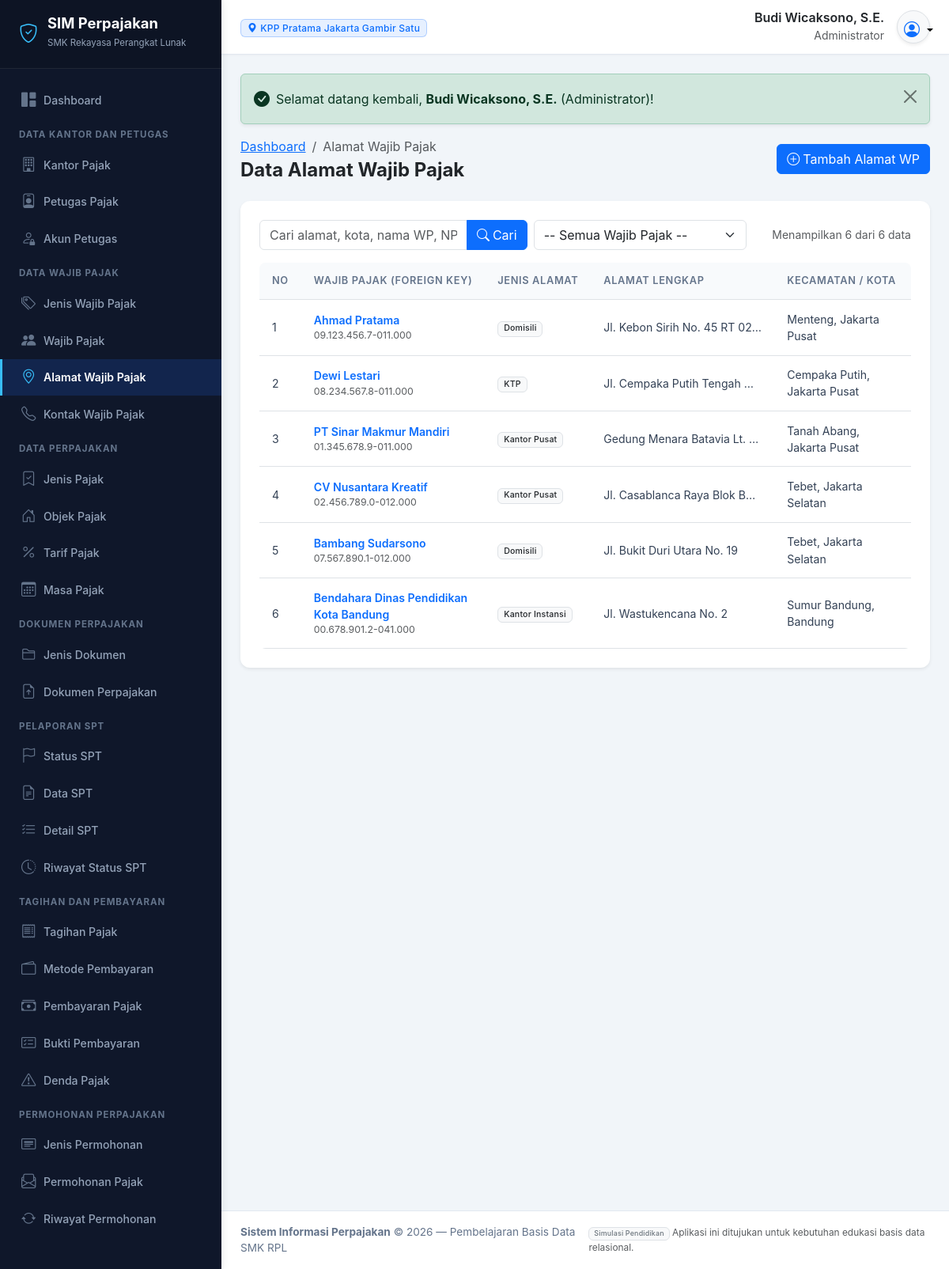
Page /modules/alamat_wajib_pajak/index.php (signed in) on the committed database.
### tables this page shows
CREATE TABLE `akun_petugas` (
  `id_akun` INT AUTO_INCREMENT PRIMARY KEY,
  `id_petugas` INT NOT NULL UNIQUE,
  `nama_pengguna` VARCHAR(50) NOT NULL UNIQUE,
  `kata_sandi` VARCHAR(255) NOT NULL,
  `peran` VARCHAR(50) NOT NULL,
  `status_akun` ENUM('Aktif', 'Nonaktif') DEFAULT 'Aktif',
  `terakhir_masuk` DATETIME NULL,
  `created_at` TIMESTAMP DEFAULT CURRENT_TIMESTAMP,
  CONSTRAINT `fk_akun_petugas` FOREIGN KEY (`id_petugas`) 
    REFERENCES `petugas_pajak` (`id_petugas`) ON UPDATE CASCADE ON DELETE CASCADE
);

CREATE TABLE `kantor_pajak` (
  `id_kantor` INT AUTO_INCREMENT PRIMARY KEY,
  `kode_kantor` VARCHAR(20) NOT NULL UNIQUE,
  `nama_kantor` VARCHAR(150) NOT NULL,
  `alamat` TEXT NOT NULL,
  `kota` VARCHAR(100) NOT NULL,
  `nomor_telepon` VARCHAR(30) NOT NULL,
  `email` VARCHAR(100) NOT NULL,
  `created_at` TIMESTAMP DEFAULT CURRENT_TIMESTAMP
);

CREATE TABLE `petugas_pajak` (
  `id_petugas` INT AUTO_INCREMENT PRIMARY KEY,
  `id_kantor` INT NOT NULL,
  `nama_petugas` VARCHAR(150) NOT NULL,
  `nomor_identitas` VARCHAR(50) NOT NULL UNIQUE,
  `jabatan` VARCHAR(100) NOT NULL,
  `nomor_telepon` VARCHAR(30) NOT NULL,
  `email` VARCHAR(100) NOT NULL,
  `status` ENUM('Aktif', 'Nonaktif') DEFAULT 'Aktif',
  `created_at` TIMESTAMP DEFAULT CURRENT_TIMESTAMP,
  CONSTRAINT `fk_petugas_kantor` FOREIGN KEY (`id_kantor`) 
    REFERENCES `kantor_pajak` (`id_kantor`) ON UPDATE CASCADE ON DELETE RESTRICT
);

CREATE TABLE `alamat_wajib_pajak` (
  `id_alamat` INT AUTO_INCREMENT PRIMARY KEY,
  `id_wajib_pajak` INT NOT NULL,
  `alamat_lengkap` TEXT NOT NULL,
  `provinsi` VARCHAR(100) NOT NULL,
  `kota` VARCHAR(100) NOT NULL,
  `kecamatan` VARCHAR(100) NOT NULL,
  `kode_pos` VARCHAR(10) NOT NULL,
  `jenis_alamat` VARCHAR(50) NOT NULL,
  CONSTRAINT `fk_alamat_wp` FOREIGN KEY (`id_wajib_pajak`) 
    REFERENCES `wajib_pajak` (`id_wajib_pajak`) ON UPDATE CASCADE ON DELETE CASCADE
);

CREATE TABLE `wajib_pajak` (
  `id_wajib_pajak` INT AUTO_INCREMENT PRIMARY KEY,
  `id_jenis_wajib_pajak` INT NOT NULL,
  `id_kantor` INT NOT NULL,
  `nomor_npwp` VARCHAR(30) NOT NULL UNIQUE,
  `nama_wajib_pajak` VARCHAR(150) NOT NULL,
  `tanggal_pendaftaran` DATE NOT NULL,
  `tanggal_lahir` DATE NULL,
  `jenis_kelamin` ENUM('Laki-laki', 'Perempuan', 'Lainnya') NULL,
  `status_wajib_pajak` ENUM('Aktif', 'Nonaktif', 'Suspen') DEFAULT 'Aktif',
  `created_at` TIMESTAMP DEFAULT CURRENT_TIMESTAMP,
  CONSTRAINT `fk_wp_jenis` FOREIGN KEY (`id_jenis_wajib_pajak`) 
    REFERENCES `jenis_wajib_pajak` (`id_jenis_wajib_pajak`) ON UPDATE CASCADE ON DELETE RESTRICT,
  CONSTRAINT `fk_wp_kantor` FOREIGN KEY (`id_kantor`) 
    REFERENCES `kantor_pajak` (`id_kantor`) ON UPDATE CASCADE ON DELETE RESTRICT
);

### modules/alamat_wajib_pajak/index.php (the view, shortened to what this page needs)
<?php
require_once __DIR__ . '/../../includes/header.php';
$cari = bersihkan($_GET['cari'] ?? '');
$filter_wp = (int)($_GET['wajib_pajak'] ?? 0);
$halaman = max(1, (int)($_GET['halaman'] ?? 1));
$limit = 10;
$offset = ($halaman - 1) * $limit;
$where = "WHERE 1=1";
$params = [];
$total_data = ambil_satu("
    SELECT COUNT(*) as total
    FROM alamat_wajib_pajak a
    JOIN wajib_pajak wp ON a.id_wajib_pajak = wp.id_wajib_pajak
    $where
", $params)['total'];
$query = "
    SELECT a.*, wp.nama_wajib_pajak, wp.nomor_npwp
    FROM alamat_wajib_pajak a
    JOIN wajib_pajak wp ON a.id_wajib_pajak = wp.id_wajib_pajak
    $where
    ORDER BY a.id_alamat ASC
    LIMIT $limit OFFSET $offset
";
$data_list = ambil_semua($query, $params);
?>
<div class="d-flex flex-column flex-md-row justify-content-between align-items-md-center mb-4 gap-2">
    <div>
        <nav aria-label="breadcrumb">
            <ol class="breadcrumb mb-1">
                <li class="breadcrumb-item"><a href="<?= base_url('dashboard.php') ?>">Dashboard</a></li>
                <li class="breadcrumb-item active" aria-current="page">Alamat Wajib Pajak</li>
            </ol>
        </nav>
        <h4 class="fw-bold mb-0 text-dark">Data Alamat Wajib Pajak</h4>
    </div>
    <div>
        <a href="tambah.php<?= $filter_wp ? '?id_wajib_pajak=' . $filter_wp : '' ?>" class="btn btn-primary">
            <i class="bi bi-plus-circle me-1"></i>Tambah Alamat WP
        </a>
    </div>
</div>
<div class="card border-0 shadow-sm">
    <div class="card-body p-3 p-md-4">
        <form method="GET" class="row g-2 mb-3">
            <div class="col-12 col-md-5">
                <div class="input-group">
                    <input type="text" name="cari" class="form-control" placeholder="Cari alamat, kota, nama WP, NPWP..." value="<?= escape($cari) ?>">
                    <button class="btn btn-primary" type="submit"><i class="bi bi-search me-1"></i>Cari</button>
                </div>
            </div>
            <div class="col-12 col-md-4">
                <select name="wajib_pajak" class="form-select" onchange="this.form.submit()">
                    <option value="0">-- Semua Wajib Pajak --</option>
                </select>
            </div>
            <div class="col-12 col-md-3 text-md-end text-muted small d-flex align-items-center justify-content-md-end">
                Menampilkan <?= count($data_list) ?> dari <?= $total_data ?> data
            </div>
        </form>
        <div class="table-responsive">
            <table class="table table-hover align-middle mb-0">
                <thead>
                    <tr>
                        <th style="width: 50px;">No</th>
                        <th>Wajib Pajak (Foreign Key)</th>
                        <th>Jenis Alamat</th>
                        <th>Alamat Lengkap</th>
                        <th>Kecamatan / Kota</th>
                        <th>Provinsi</th>
                    </tr>
                </thead>
                <tbody>
                    <?php if (empty($data_list)): ?>
                        <tr><td colspan="8" class="text-center py-4 text-muted">Tidak ada data alamat ditemukan.</td></tr>
                    <?php else: ?>
                        <?php $no = $offset + 1; foreach ($data_list as $row): ?>
                            <tr>
                                <td><?= $no++ ?></td>
                                <td>
                                    <a href="../wajib_pajak/detail.php?id=<?= $row['id_wajib_pajak'] ?>" class="fw-semibold text-decoration-none">
                                        <?= escape($row['nama_wajib_pajak']) ?>
                                    </a>
                                    <div class="small text-muted"><?= escape($row['nomor_npwp']) ?></div>
                                </td>
                                <td><span class="badge bg-light text-dark border"><?= escape($row['jenis_alamat']) ?></span></td>
                                <td><div class="text-truncate" style="max-width: 200px;"><?= escape($row['alamat_lengkap']) ?></div></td>
                                <td><?= escape($row['kecamatan']) ?>, <?= escape($row['kota']) ?></td>
                                <td><?= escape($row['provinsi']) ?></td>
                            </tr>
                        <?php endforeach; ?>
                    <?php endif; ?>
                </tbody>
            </table>
        </div>
    </div>
</div>
<?php require_once __DIR__ . '/../../includes/footer.php'; ?>

### includes/header.php (shortened to what this page needs)
<?php
require_once __DIR__ . '/fungsi.php';
$user_aktif = pengguna_login();
$nama_user = $user_aktif['nama_petugas'] ?? $_SESSION['nama_pengguna'] ?? 'Petugas';
$peran_user = $user_aktif['peran'] ?? 'Petugas Pajak';
$kantor_user = $user_aktif['nama_kantor'] ?? 'Kantor Pajak';
?>
<!DOCTYPE html>
<html lang="id">
<head>
    <link rel="stylesheet" href="<?= base_url('assets/css/bootstrap.min.css') ?>">
    <link rel="stylesheet" href="<?= base_url('assets/css/bootstrap-icons.min.css') ?>">
    <link rel="stylesheet" href="<?= base_url('assets/css/style.css') ?>">
    <link rel="stylesheet" href="https://cdn.jsdelivr.net/npm/bootstrap-icons@1.11.3/font/bootstrap-icons.min.css" onerror="this.onerror=null;">
</head>
<body>
<div class="app-wrapper">
    <?php require_once __DIR__ . '/sidebar.php'; ?>
    <div class="app-content">
        <header class="app-header">
            <div class="d-flex align-items-center">
                <div class="d-none d-sm-block">
                    <span class="badge bg-primary bg-opacity-10 text-primary border border-primary border-opacity-25 px-2 py-1">
                        <i class="bi bi-geo-alt-fill me-1"></i><?= escape($kantor_user) ?>
                    </span>
                </div>
            </div>
            <div class="d-flex align-items-center gap-3">
                <div class="text-end d-none d-md-block">
                    <div class="fw-semibold text-dark lh-sm"><?= escape($nama_user) ?></div>
                    <small class="text-muted"><?= escape($peran_user) ?></small>
                </div>
                <div class="dropdown">
                    <button class="btn btn-light rounded-circle p-2 border shadow-sm dropdown-toggle" type="button" id="userDropdown" data-bs-toggle="dropdown" aria-expanded="false" style="width: 42px; height: 42px;">
                        <i class="bi bi-person-circle fs-5 text-primary"></i>
                    </button>
                </div>
            </div>
        </header>
        <main class="p-3 p-md-4 flex-grow-1">

### assets/css/style.css (style rules this page uses)
:root { --primary-color: #1e3a8a; --primary-light: #3b82f6; --primary-dark: #0f172a; --secondary-color: #0d9488; --accent-gold: #f59e0b; --bg-main: #f1f5f9; --sidebar-bg: #0f172a; --sidebar-hover: #1e293b; --sidebar-active: #2563eb; --card-border: #e2e8f0; }
body { background-color: var(--bg-main); font-family: -apple-system, BlinkMacSystemFont, "Segoe UI", Roboto, "Helvetica Neue", Arial, sans-serif; color: #334155; min-height: 100vh; display: flex; flex-direction: column; }
.app-wrapper { display: flex; min-height: 100vh; width: 100%; }
.app-content { flex-grow: 1; display: flex; flex-direction: column; min-width: 0; background-color: var(--bg-main); }
.app-header { background-color: #ffffff; border-bottom: 1px solid #e2e8f0; padding: 0.75rem 1.5rem; display: flex; align-items: center; justify-content: space-between; box-shadow: 0 1px 3px rgba(0,0,0,0.03); position: sticky; top: 0; z-index: 1010; }
.card { border: 1px solid var(--card-border); border-radius: 0.75rem; box-shadow: 0 1px 3px rgba(0,0,0,0.05); background: #ffffff; }
.table-responsive { border-radius: 0.5rem; }
.table th { font-size: 0.8rem; text-transform: uppercase; letter-spacing: 0.05em; font-weight: 600; color: #64748b; background-color: #f8fafc; border-top: none; white-space: nowrap; padding: 0.85rem 1rem; }
.table td { padding: 0.85rem 1rem; vertical-align: middle; font-size: 0.88rem; color: #334155; }
.badge { font-weight: 500; letter-spacing: 0.02em; }

### rows in the picture
akun_petugas: kantor_pajak.nama_kantor "KPP Pratama Jakarta Gambir Satu", id_petugas.nama_petugas "Budi Wicaksono, S.E.", peran "Administrator"
alamat_wajib_pajak: id_wajib_pajak.nama_wajib_pajak "Ahmad Pratama", id_wajib_pajak.nomor_npwp "09.123.456.7-011.000", jenis_alamat "Domisili", alamat_lengkap "Jl. Kebon Sirih No. 45 RT 02…", kecamatan "Menteng", kota "Jakarta Pusat"
alamat_wajib_pajak: id_wajib_pajak.nama_wajib_pajak "Dewi Lestari", id_wajib_pajak.nomor_npwp "08.234.567.8-011.000", jenis_alamat "KTP", alamat_lengkap "Jl. Cempaka Putih Tengah…", kecamatan "Cempaka Putih", kota "Jakarta Pusat"
alamat_wajib_pajak: id_wajib_pajak.nama_wajib_pajak "PT Sinar Makmur Mandiri", id_wajib_pajak.nomor_npwp "01.345.678.9-011.000", jenis_alamat "Kantor Pusat", alamat_lengkap "Gedung Menara Batavia Lt.…", kecamatan "Tanah Abang", kota "Jakarta Pusat"
alamat_wajib_pajak: id_wajib_pajak.nama_wajib_pajak "CV Nusantara Kreatif", id_wajib_pajak.nomor_npwp "02.456.789.0-012.000", jenis_alamat "Kantor Pusat", alamat_lengkap "Jl. Casablanca Raya Blok B…", kecamatan "Tebet", kota "Jakarta Selatan"
alamat_wajib_pajak: id_wajib_pajak.nama_wajib_pajak "Bambang Sudarsono", id_wajib_pajak.nomor_npwp "07.567.890.1-012.000", jenis_alamat "Domisili", alamat_lengkap "Jl. Bukit Duri Utara No. 19", kecamatan "Tebet", kota "Jakarta Selatan"
alamat_wajib_pajak: id_wajib_pajak.nama_wajib_pajak "Bendahara Dinas Pendidikan Kota Bandung", id_wajib_pajak.nomor_npwp "00.678.901.2-041.000", jenis_alamat "Kantor Instansi", alamat_lengkap "Jl. Wastukencana No. 2", kecamatan "Sumur Bandung", kota "Bandung"

### other values in the picture
$flash['pesan'] "Selamat datang kembali, Budi Wicaksono, S.E. (Administrator)!"
count($data_list) "6"
$total_data "6"
